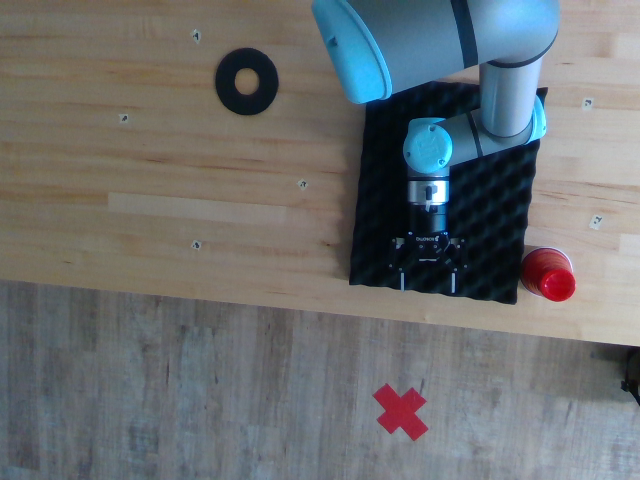
#> input picture brendan_ur5e/src/scripts/cup.png, 640 x 480 px, given in place of screwdriver_sift.jpg, which was not available
$ python sift_basketball.py
#> lines starting #> are read from the running program, lines starting #| are printed output that depends on the picture; pictures that were not available may be replaced by others from this repository, and a replacement may not be noted
import cv2
import numpy as np

ref_img = cv2.imread('/home/bhertel/Downloads/screwdriver_sift.jpg')
#> ref_img is the input picture: shape (480, 640, 3); mean B, G, R 112.6, 110.9, 107.2
test_img1 = cv2.imread('screwdriver.png')
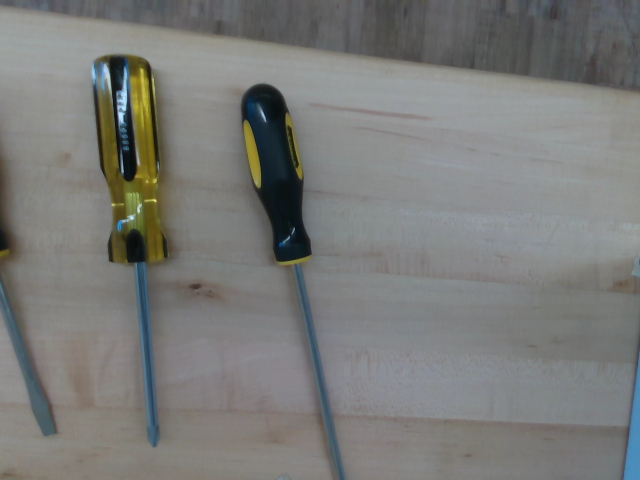
#> input picture brendan_ur5e/src/scripts/screwdriver.png, 640 x 480 px
#> test_img1 is the input picture: shape (480, 640, 3); mean B, G, R 120.8, 123, 122.2

rx, ry, _ = np.shape(ref_img)
#> rx = 480; ry = 640

#ref_img = cv2.resize(ref_img,(int(rx * 0.3), int(ry * 0.3)))

blur1 = cv2.GaussianBlur(ref_img,(5,5),cv2.BORDER_DEFAULT)
blur2 = cv2.GaussianBlur(test_img1,(5,5),cv2.BORDER_DEFAULT)

sift = cv2.xfeatures2d.SIFT_create()

keypoints1, des1= sift.detectAndCompute(blur1, None)
#> keypoints1 = 124 keypoints; strongest (x, y, size): (440, 194, 13.1), (541, 93, 7.7), (435, 155, 37.9), (489, 242, 81.6)
keypoints2, des2= sift.detectAndCompute(blur2, None)
#> keypoints2 = 71 keypoints; strongest (x, y, size): (121, 116, 5), (265, 108, 33.2), (117, 64, 13.6), (116, 85, 7.4)

bf = cv2.BFMatcher(cv2.NORM_L1, crossCheck=True)

matches1 = bf.match(des1,des2)
#> matches1 = 25 matches
matches1 = sorted(matches1, key= lambda match : match.distance)

keypoint_dists = []
for mat1 in matches1[:15]:
    dists = []
    for mat2 in matches1[:15]:
        dists.append(((keypoints2[mat1.trainIdx].pt[0] - keypoints2[mat2.trainIdx].pt[0])**2 + (keypoints2[mat1.trainIdx].pt[1] - keypoints2[mat2.trainIdx].pt[1])**2)**0.5)
        sort_dists = sorted(dists)
        dist = sum(sort_dists[:5])
        keypoint_dists.append(dist)
    best_key = np.argmin(keypoint_dists)
#> this loop made 15 passes
#> after the loop, keypoint_dists = 225 values, max 1960.6 at index 139, min 0 at index 0, mean 611


matched_img1 = cv2.drawMatches(blur1, keypoints1, blur2, keypoints2, matches1[:15], None)
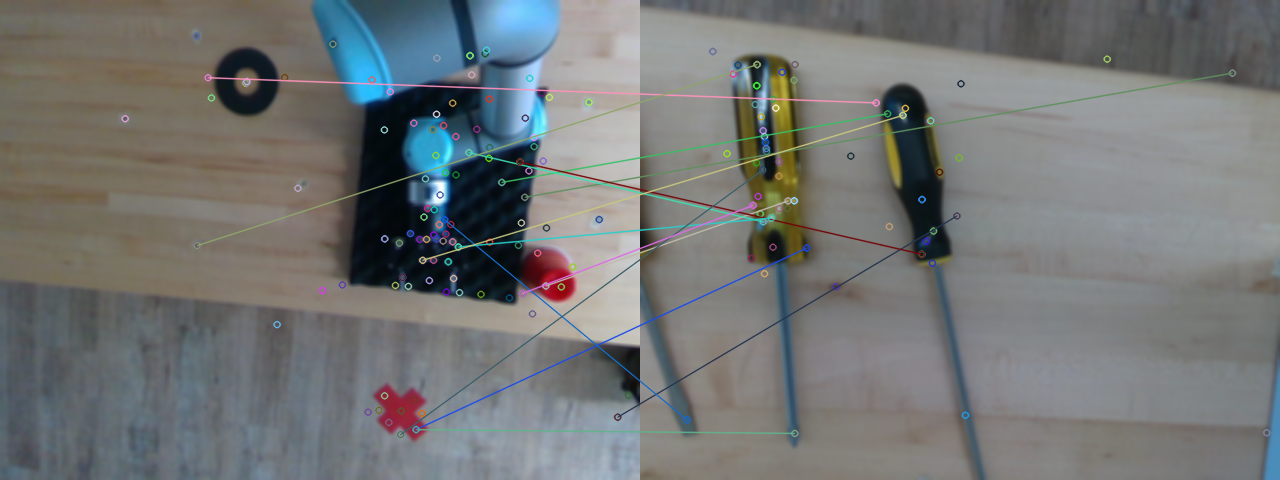
#> matched_img1: shape (480, 1280, 3); mean B, G, R 117.2, 117.5, 114.9


start_point = keypoints2[matches1[best_key].trainIdx].pt
#> start_point = (592, 72.6)
end_point = keypoints2[matches1[best_key].trainIdx].pt
#> end_point = (592, 72.6)

start_point = (int(start_point[0] - 20), int(start_point[1] - 20))
#> start_point = (571, 52)
end_point = (int(end_point[0] + 20), int(end_point[1] + 20))
#> end_point = (611, 92)

cv2.rectangle(blur2, start_point, end_point, (0, 0, 255), thickness= 3, lineType=cv2.LINE_8)
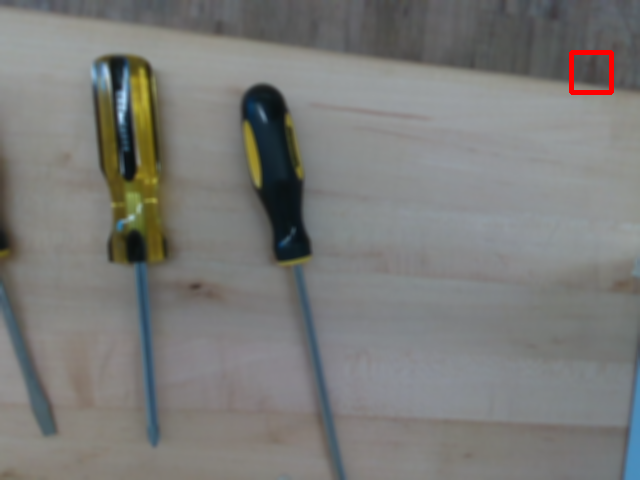
#> blur2: shape (480, 640, 3); mean B, G, R 120.6, 122.8, 122.6

cv2.imshow("object", blur2)
cv2.imshow("matched", matched_img1)

cv2.waitKey(0)
cv2.destroyAllWindows()
